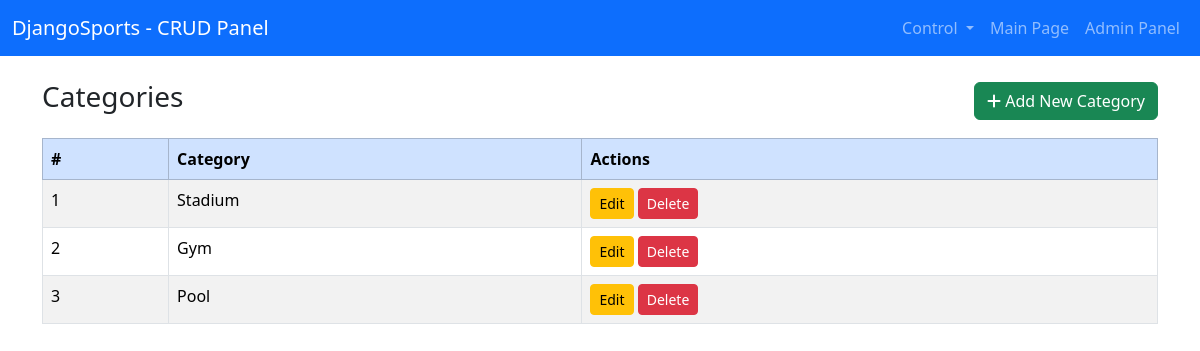
Before: /categories/ (signed in) with the older database file.
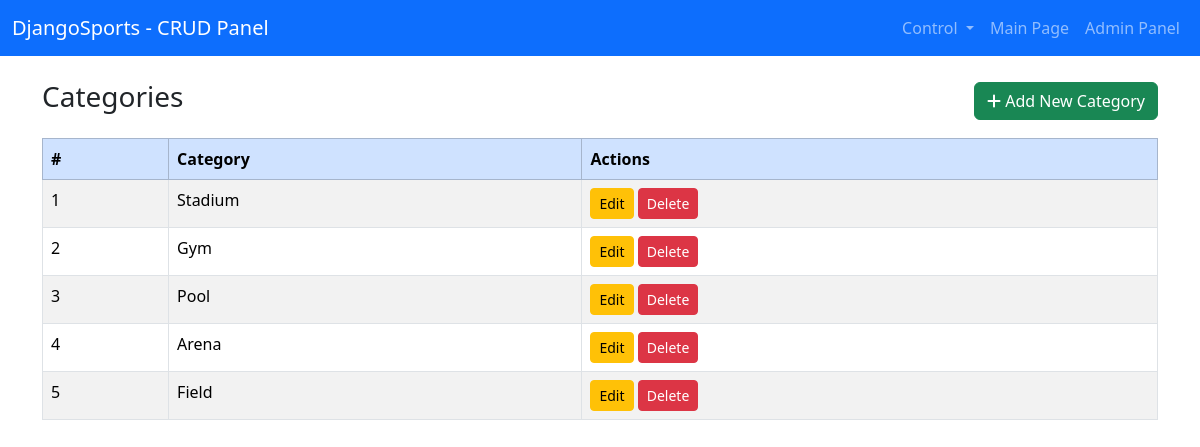
After: the same page with the newer database file.
### djangoSportApp/models.py (models this page shows, shortened)
class Category(models.Model):
    name = models.CharField(max_length=100)

### djangoSportApp/views.py (the view)
# urls.py: path('categories/', views.categories_list, name='category_list'),
@permission_required('djangoSportApp.view_category', raise_exception=True)
def categories_list(request):
    categories = Category.objects.all()
    return render(request, 'crud/category_list.html', {'categories': categories})

### templates/crud/category_list.html (shortened to what this page needs)
{% extends 'crud/crud-base.html' %}
{% block crud_content %}
        <div class="d-flex justify-content-between align-items-center mb-3">
            <h3>Categories</h3>
            <a href="{% url 'category_create' %}" class="btn btn-success"><i class="fas fa-plus"></i> Add New Category</a>
        </div>
        <table class="table table-striped table-bordered">
            <thead class="table-primary">
            <tr>
                <th>#</th>
                <th>Category</th>
                <th>Actions</th>
            </tr>
            </thead>
            <tbody>
            {% for category in categories %}
                <tr>
                    <td>{{ forloop.counter }}</td>
                    <td>{{ category.name }}</td>
                    <td>
                        <a href="{% url 'category_update' category.id %}" class="btn btn-warning btn-sm">Edit</a>
                        <a href="{% url 'category_delete' category.id %}" class="btn btn-danger btn-sm">Delete</a>
                    </td>
                </tr>
            {% endfor %}
            </tbody>
        </table>
{% endblock %}

Changed rows visible on the page:
added Category: name "Arena"
added Category: name "Field"
